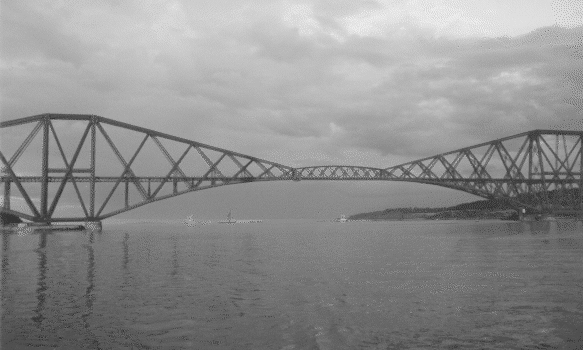
#> input picture DIP17_1_Images/bridge.png, 583 x 350 px, found by its file name
$ python line_detection_kernel.py
#> lines starting #> are read from the running program, lines starting #| are printed output that depends on the picture
import cv2
import numpy as np
import math
from matplotlib import pyplot as plt


img = cv2.imread("/home/aditya/diptemp/bridge.png")
#> img is the input picture: shape (350, 583, 3); min 52, max 238, mean 142.2
img = cv2.cvtColor(img,cv2.COLOR_BGR2GRAY)
#> img: shape (350, 583)
img = cv2.GaussianBlur(img,(11,11),math.sqrt(2),math.sqrt(2))
horizon = np.array(([-1,-1,-1],[2,2,2],[-1,-1,-1]),dtype ="int")
vertic = np.array(([-1,2,-1],[-1,2,-1],[-1,2,-1]),dtype ="int")
pos = np.array(([-1,-1,2],[-1,2,-1],[2,-1,-1]),dtype ="int")
neg = np.array(([2,-1,-1],[-1,2,-1],[-1,-1,2]),dtype ="int")
img1 = cv2.filter2D(img,-1,horizon)
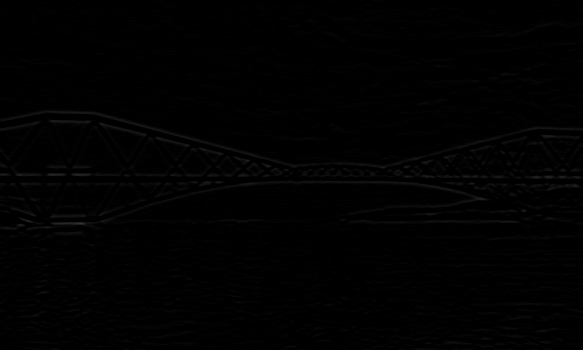
#> img1: shape (350, 583); min 0, max 51, mean 1.4
img2 = cv2.filter2D(img,-1,vertic)
img3 = cv2.filter2D(img,-1,pos)
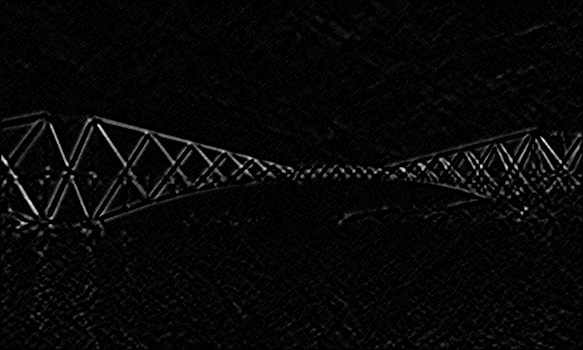
#> img3: shape (350, 583); min 0, max 39, mean 1.1; drawn with min black and max white
img4 = cv2.filter2D(img,-1,neg)
cv2.imwrite("/home/aditya/diptemp/bridge_line_detection.png",img1+img2+img3+img4)

$ run again, with DIP17_1_Images/bilateral.png copied over DIP17_1_Images/bridge.png
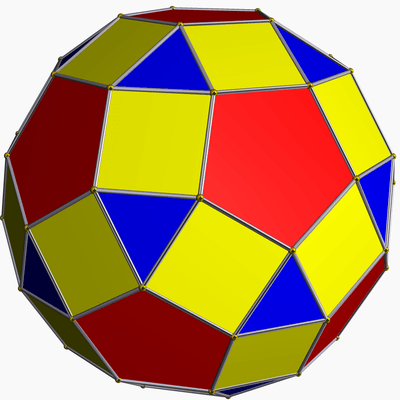
#> input picture DIP17_1_Images/bilateral.png, 400 x 400 px, found by its file name
#> img is the input picture: shape (400, 400, 3); mean B, G, R 93.2, 140.7, 180.3
#> `img = cv2.GaussianBlur(img,(11,11),math.sqrt(2),math.sqrt(2))`:
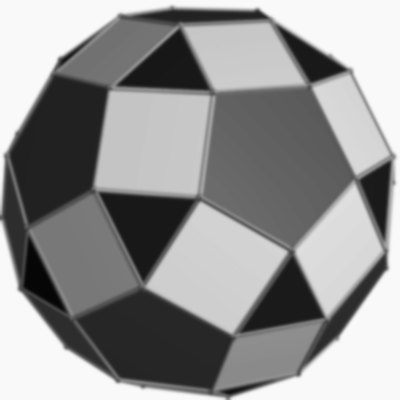
#> img: shape (400, 400); min 6, max 249, mean 147.1
#> `cv2.imwrite("/home/aditya/diptemp/bridge_line_detection.png",img1+img2..`:
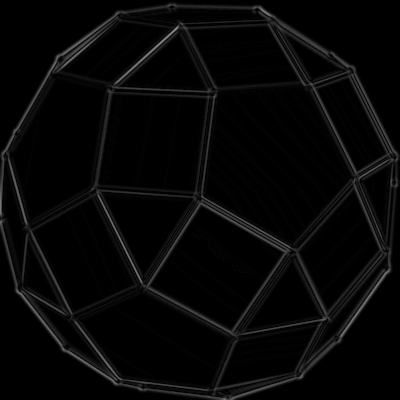
#> saved as bridge_line_detection.png: shape (400, 400); min 0, max 144, mean 6.7

$ run again, with DIP17_1_Images/cameraman_cubic.png copied over DIP17_1_Images/bridge.png
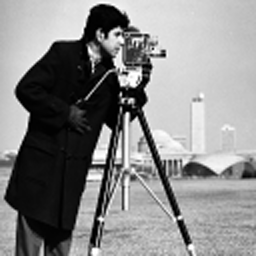
#> input picture DIP17_1_Images/cameraman_cubic.png, 256 x 256 px, found by its file name
#> img is the input picture: shape (256, 256, 3); min 0, max 255, mean 137.3
#> `img4 = cv2.filter2D(img,-1,neg)`:
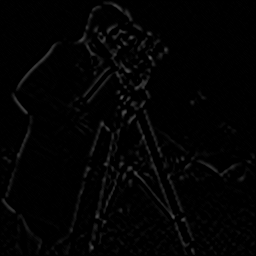
#> img4: shape (256, 256); min 0, max 86, mean 3.2
#> `cv2.imwrite("/home/aditya/diptemp/bridge_line_detection.png",img1+img2..`:
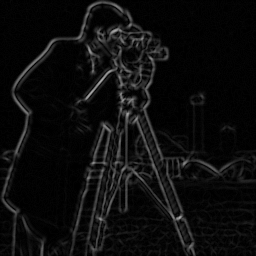
#> saved as bridge_line_detection.png: shape (256, 256); min 0, max 171, mean 12.8
